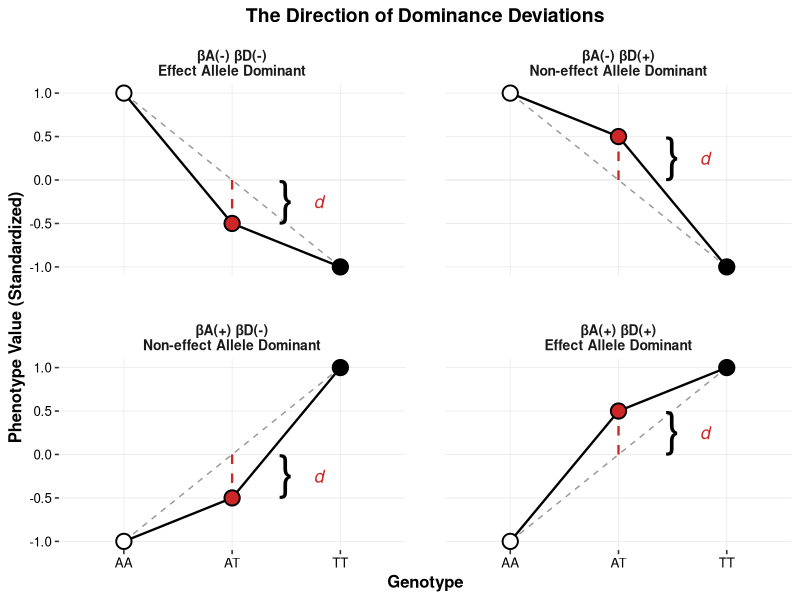
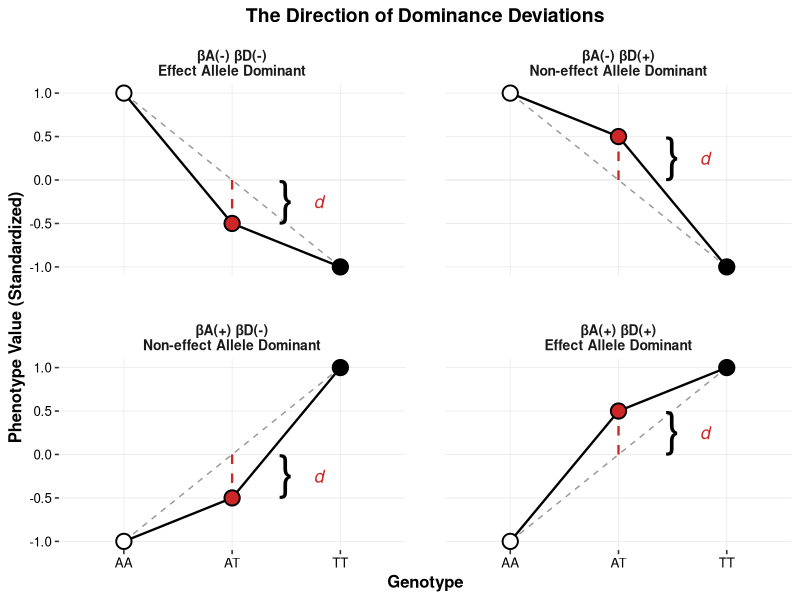

Write R code to recreate these figures, in order.
library(ggplot2)

# 1. Dataset with explicit coordinates for 4 scenarios
df_clean <- data.frame(
  scenario = rep(c("βA(+) βD(+)\nEffect Allele Dominant", "βA(+) βD(-)\nNon-effect Allele Dominant", 
                   "βA(-) βD(+)\nNon-effect Allele Dominant", "βA(-) βD(-)\nEffect Allele Dominant"), each = 3),
  # Using 1, 2, 3 for x-axis to ensure math works for segments
  x_idx     = rep(c(1, 2, 3), 4), 
  geno_lab  = rep(c("AA", "AT", "TT"), 4),
  obs_y     = c(-1, 0.5, 1,   # Scenario 1
                -1, -0.5, 1,  # Scenario 2
                1, 0.5, -1,  # Scenario 3
                1, -0.5, -1), # Scenario 4
  additive_y = c(-1, 0, 1,    # Additive nulls
                 -1, 0, 1,
                 1, 0, -1,
                 1, 0, -1)
)

# Fix factor levels for correct X-axis order
df_clean$geno_lab <- factor(df_clean$geno_lab, levels = c("AA", "AT", "TT"))
bracket_data <- subset(df_clean, geno_lab == "AT")

# 2. Plotting 2x2
p <- ggplot(df_clean, aes(x = geno_lab, group = 1)) +
  geom_hline(yintercept = 0, color = "grey92", linewidth = 0.3) +
  # LAYER 1: The Additive Baseline (Dashed)
  geom_line(aes(y = additive_y), linetype = "dashed", color = "grey60", size = 0.5) +
  
  # LAYER 2: The Observed Relationship (Solid)
  geom_line(aes(y = obs_y), color = "black", size = 0.8) +
  
  geom_segment(data = subset(df_clean, geno_lab == "AT"),
               aes(x = 2, xend = 2, y = additive_y, yend = obs_y),
               color = "firebrick3", linetype = "dashed", linewidth = 0.8) +
  
  geom_text(data = subset(df_clean, geno_lab == "AT"),
            aes(x = 2.5, y = ((additive_y + obs_y) / 2)+0.05, label = "}"),
            color = "black", size = 12, family = "sans") +
  
  # Adjusted the "d" label to sit nicely outside the new bracket
  geom_text(data = subset(df_clean, geno_lab == "AT"),
            aes(x = 2.80, y = (additive_y + obs_y) / 2, label = "d"),
            color = "firebrick3", fontface = "italic", size = 4.5) +
  
  # LAYER 4: Genotype Points
  geom_point(aes(y = obs_y, fill = geno_lab), shape = 21, size = 4.5, stroke = 1) +
  
  # Color palette: White (Major), Red (Het), Black (Minor)
  scale_fill_manual(values = c("AA" = "white", "AT" = "firebrick3", "TT" = "black")) +
  
  # 2x2 FACETING
  facet_wrap(~scenario, nrow = 2) + 
  
  # Nature Genetics Styling
  labs(title = "The Direction of Dominance Deviations",
       y = "Phenotype Value (Standardized)", x = "Genotype") +
  theme_bw(base_size = 12) +
  theme(
    panel.grid.major = element_line(color = "grey92", linewidth = 0.3),
    panel.grid.minor = element_blank(),
    panel.border = element_rect(color = "black", fill = NA, linewidth = 0),
    strip.background = element_blank(),
    plot.title = element_text(face = "bold", size = 14, margin = margin(b = 10), hjust = 0.5),
    axis.title = element_text(face = "bold", size = 12, color = "black"),
    strip.text = element_text(face = "bold", size = 10),
    axis.text = element_text(color = "black"),
    legend.position = "none",
    panel.spacing = unit(2, "lines") # Extra space between plots
  )


p

ggsave(filename = "/Users/sezgi/Documents/dominance_pleiotropy/loci_level/loci_results/dom_scenarios.png", plot = p,
  width = 170, 
  height = 150, 
  units = "mm",
  dpi = 600
)
